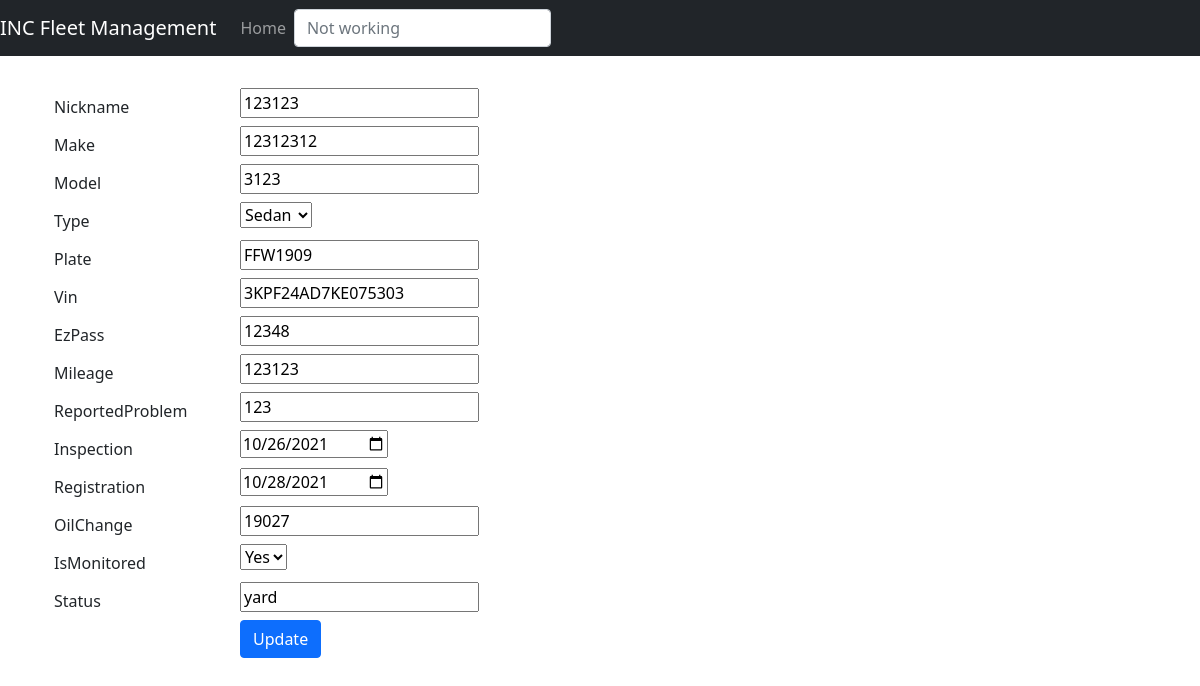
Screenshot of /Inventory/editTrucks/5 with the database file from the repository.
### Inventory/models.py (models this page shows, shortened)
class trucks(models.Model):
    TYPE_CHOICES = (('Sedan', 'Sedan'), ('Pickup', 'Pickup'), ('SUV', 'SUV'))
    MON_CHOICES = (('Yes', 'Yes'), ('No', 'No'))
    nickname = models.CharField(blank=False, null=True, default=None, max_length=80)
    make = models.CharField(blank=False, null=True, default=None, max_length=80)
    model = models.CharField(blank=False, null=True, default=None, max_length=80)
    type = models.CharField(blank=False, null=True, choices=TYPE_CHOICES, default=None, max_length=80)
    plate = models.CharField(blank=False, null=True, default=None, max_length=80)
    vin = models.CharField(blank=False, null=True, default=None, max_length=80)
    ezPass = models.CharField(blank=False, null=True, default=None, max_length=80)
    mileage = models.CharField(blank=False, null=True, default=None, max_length=80)
    reportedProblem = models.CharField(blank=False, null=True, default=None, max_length=80)
    inspection = models.DateField(blank=False, null=True, default=None)
    registration = models.DateField(blank=False, null=True, default=None)
    oilChange = models.CharField(blank=False, null=True, default=None, max_length=80)
    isMonitored = models.CharField(blank=False, null=True, choices=MON_CHOICES, default=None, max_length=80)
    status = models.CharField(blank=False, null=True, default=None, max_length=80)

### Inventory/views.py (the view)
# urls.py: path('editTrucks/<int:pk>', views.editTrucks, name='editTrucks'),
def editTrucks(request, pk):
    item = get_object_or_404(trucks, pk=pk)
    if request.method == "POST":
        form = trucksForms(request.POST, instance=item)
        if form.is_valid():
            form.save()
            return redirect('index')
    else:
        form = trucksForms(instance=item)
        return render(request, 'Inventory/edit_items.html', {'form': form})

### Inventory/forms.py
class trucksForms(forms.ModelForm):
    class Meta:
        model = trucks
        fields = "__all__"
        widgets = {
            'registration': forms.DateInput(attrs={'placeholder': 'Select Date', 'type': 'date'}),
            'inspection': forms.DateInput(attrs={'placeholder': 'Select Date', 'type': 'date'}),
        }

### Inventory/templates/Inventory/edit_items.html (shortened to what this page needs)
{% extends 'inventory/base.html' %}
{% block body %}
<div class="container">
  <form method="POST">
    {% for field in form %}
    <div class="form-group row">
      <label for="id_{{ field.name }}" class="col-2 col-form-label">{{ field.label }}</label>
      <div class="col-10">
        {{ field }}
      </div>
    </div>
    {% endfor %}
    <div class="form-group row">
      <div class="offset-sm-2 col-sm-6">
        <button type="submit" class="btn btn-primary">Update </button>
      </div>
    </div>
  </form>
</div>
{% endblock %}

### rows the page displays
trucks: form "123123" "12312312" "3123" "Sedan" "FFW1909" "3KPF24AD7KE075303" "12348" "123123" "123" "10/26/2021" "10/28/2021" "19027" "Yes" "yard"

### other values shown
{{ field.label }} "Nickname" "Make" "Model" "Type" "Plate" "Vin" "EzPass" "Mileage" "ReportedProblem" "Inspection" "Registration" "OilChange" "IsMonitored" "Status"
